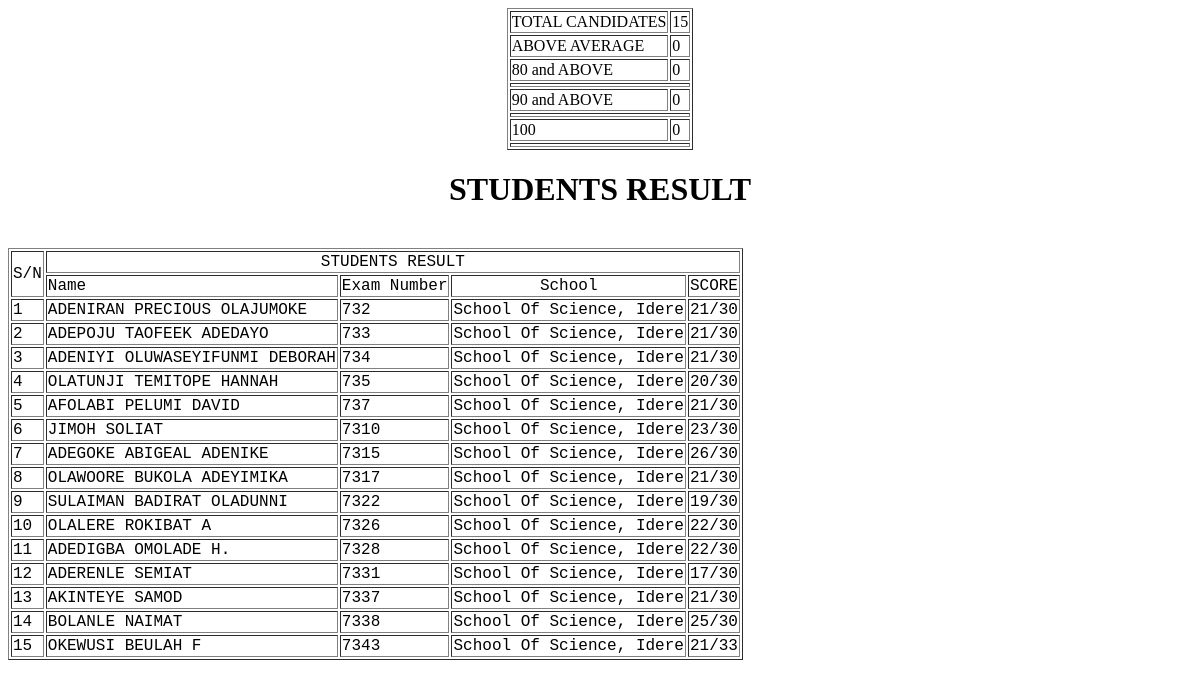
Page /pin/admin/result_good.php on the committed database.
### tables this page shows
CREATE TABLE `candidates` (
  `id` int(11) NOT NULL AUTO_INCREMENT,
  `exam_no` int(20) NOT NULL,
  `name` varchar(255) NOT NULL,
  `sex` varchar(1) NOT NULL,
  `age` int(20) NOT NULL,
  `attendance` varchar(20) NOT NULL,
  `state` varchar(50) NOT NULL,
  `lg` varchar(100) NOT NULL,
  `present_school` varchar(255) NOT NULL,
  `first_choice` varchar(255) NOT NULL,
  `second_choice` varchar(255) NOT NULL,
  `phone` varchar(20) NOT NULL,
  `school_id` int(10) NOT NULL,
  `exam_time` varchar(30) NOT NULL,
  PRIMARY KEY (`id`)
);

CREATE TABLE `school` (
  `id` int(20) NOT NULL AUTO_INCREMENT,
  `name` varchar(255) NOT NULL,
  `center_id` int(20) NOT NULL,
  PRIMARY KEY (`id`)
);

### pin/admin/result_good.php (the view, shortened to what this page needs)
<?php
$con = mysqli_connect("localhost","root","","oes") or die("Connection problem.");
$dl = '<table border="1px" margin="0px">
<tr>
   <td rowspan="2">S/N</td>
   <td colspan="5"><center>STUDENTS RESULT</center></td>
</tr>
<tr>
   <td>Name</td>
   <td>Exam Number</td>
   <td><center>School</center></td>
   <td>SCORE</td>
</tr>';
$who=$whoo=$whog='';
$cad=$cadn=$snp=$pass=$passd=$passdo=$passdg=0;
$sns=1;
		$sql = "SELECT * FROM candidates";
		$query = mysqli_query($con, $sql);
			while($row = mysqli_fetch_array($query)){
				$student_id=$row['id'];
				$roll=$row['exam_no'];
				$sid=$row['school_id'];
				$sqlsq = "SELECT * FROM studentquestion WHERE stdid=$student_id";
				$querysq = mysqli_query($con,$sqlsq);
				$sqls = "SELECT * FROM school WHERE id=$sid";
				$querys = mysqli_query($con, $sqls);
				$rows = mysqli_fetch_array($querys);
				$name = strtoupper($row['name']);
	while($rowsq = mysqli_fetch_assoc($querysq)){
			$qid = $rowsq['qnid'];
			$stdanswer = $rowsq['stdanswer'];
		$sqlq = "SELECT * FROM question WHERE qnid='$qid' ";
	$queryq = mysqli_query($con,$sqlq);
	$rowq = mysqli_fetch_assoc($queryq);
	$ca = $rowq['correctanswer'];
				if($stdanswer==$ca){
			$cad=$cad+1;
				}
				$cadn=$cadn+1;
	}
if ($cadn>=1) {
$snp=$snp+1;
				$cad=$cad+15;
				$dl .= '<tr>
				<td>'.$sns++.'</td>
				<td>'.$name.'</td>
				<td>'.$roll.'</td>
				<td>'.$rows['name'].'</td>
				<td>'.$cad.'/'.$cadn.'</td>
						</tr>';
						$cad=0;
						$cadn=0;
			}
		}
?>
<center>
<table border="1px" margin="0px">
<tr>
   <td>TOTAL CANDIDATES</td>
   <td><?php echo $snp;?></td>
</tr>
<tr>
   <td>ABOVE AVERAGE</td>
   <td><?php echo $pass;?></td>
</tr>
<tr>
   <td>80 and ABOVE</td>
   <td><?php echo $passd;?></td>
</tr>
<tr>
<td colspan="2"><?php echo $who;?></td>
</tr>
<tr>
   <td>90 and ABOVE</td>
   <td><?php echo $passdg;?></td>
</tr>
<tr >
<td colspan="2"><?php echo $whog;?></td>
</tr>
<tr>
   <td>100</td>
   <td><?php echo $passdo;?></td>
</tr>
<tr>
<td colspan="2"><?php echo $whoo;?></td>
</tr>
</table>
</center>
<!doctype html>
<html>
	<head>
	</head>
	<body>
	<center>
			<h1>
				STUDENTS RESULT
			</h1>
	</center>
	<br>
	<div style="float:center;">
	<?php echo $dl; ?>
	</div>
	</body>
</html>

### pin/admin/result_good.php (style rules this page uses)
div { float: left; font-family: courier; size: 8px; }

### rows in the picture
candidates: name "ADENIRAN PRECIOUS OLAJUMOKE", exam_no "732"
school: name "School Of Science, Idere School Of Science, Idere School Of Science, Idere School Of Science, Idere School Of Science, Idere School Of Science, Idere School Of Science, Idere School Of Science, Idere School Of Science, Idere School Of Science, Idere School Of Science, Idere School Of Science, Idere School Of Science, Idere School Of Science, Idere School Of Science, Idere"
candidates: name "ADEPOJU TAOFEEK ADEDAYO", exam_no "733"
candidates: name "ADENIYI OLUWASEYIFUNMI DEBORAH", exam_no "734"
candidates: name "OLATUNJI TEMITOPE HANNAH", exam_no "735"
candidates: name "AFOLABI PELUMI DAVID", exam_no "737"
candidates: name "JIMOH SOLIAT", exam_no "7310"
candidates: name "ADEGOKE ABIGEAL ADENIKE", exam_no "7315"
candidates: name "OLAWOORE BUKOLA ADEYIMIKA", exam_no "7317"
candidates: name "SULAIMAN BADIRAT OLADUNNI", exam_no "7322"
candidates: name "OLALERE ROKIBAT A", exam_no "7326"
candidates: name "ADEDIGBA OMOLADE H.", exam_no "7328"
candidates: name "ADERENLE SEMIAT", exam_no "7331"
candidates: name "AKINTEYE SAMOD", exam_no "7337"
candidates: name "BOLANLE NAIMAT", exam_no "7338"
candidates: name "OKEWUSI BEULAH F", exam_no "7343"

### other values in the picture
$snp "15"
$pass "0"
$passd "0"
$passdg "0"
$passdo "0"
$cad "21 21 21 20 21 23 26 21 19 22 22 17 21 25 21"
$cadn "30 30 30 30 30 30 30 30 30 30 30 30 30 30 33"
